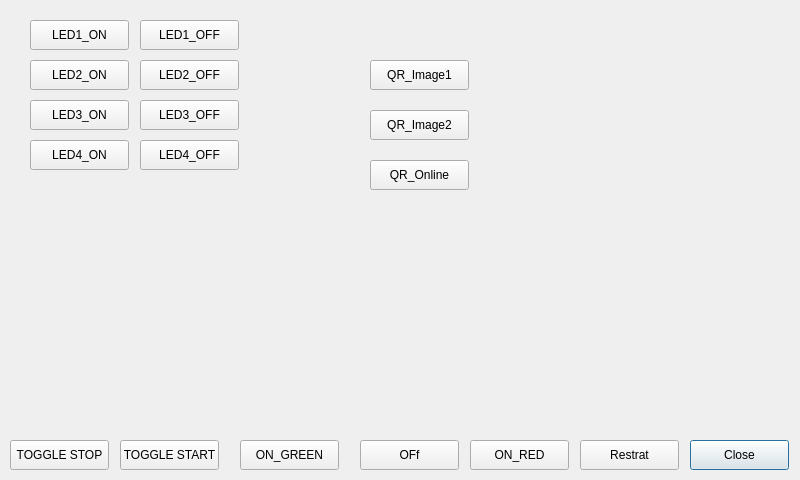
<?xml version="1.0" encoding="UTF-8"?>
<ui version="4.0">
 <class>LandingScreen</class>
 <widget class="QDialog" name="LandingScreen">
  <property name="geometry">
   <rect>
    <x>0</x>
    <y>0</y>
    <width>800</width>
    <height>480</height>
   </rect>
  </property>
  <property name="windowTitle">
   <string>Dialog</string>
  </property>
  <property name="styleSheet">
   <string notr="true">#LandingScreen{
border-image:url(:LandingPage.png);
}</string>
  </property>
  <widget class="QPushButton" name="btnClose">
   <property name="geometry">
    <rect>
     <x>690</x>
     <y>440</y>
     <width>99</width>
     <height>30</height>
    </rect>
   </property>
   <property name="text">
    <string>Close</string>
   </property>
  </widget>
  <widget class="QPushButton" name="btnRestart">
   <property name="geometry">
    <rect>
     <x>580</x>
     <y>440</y>
     <width>99</width>
     <height>30</height>
    </rect>
   </property>
   <property name="text">
    <string>Restrat</string>
   </property>
  </widget>
  <widget class="QPushButton" name="btnToggle">
   <property name="geometry">
    <rect>
     <x>470</x>
     <y>440</y>
     <width>99</width>
     <height>30</height>
    </rect>
   </property>
   <property name="text">
    <string>ON_RED</string>
   </property>
  </widget>
  <widget class="QPushButton" name="btnToggle_2">
   <property name="geometry">
    <rect>
     <x>360</x>
     <y>440</y>
     <width>99</width>
     <height>30</height>
    </rect>
   </property>
   <property name="text">
    <string>OFf</string>
   </property>
  </widget>
  <widget class="QPushButton" name="btnLED1_on">
   <property name="geometry">
    <rect>
     <x>30</x>
     <y>20</y>
     <width>99</width>
     <height>30</height>
    </rect>
   </property>
   <property name="text">
    <string>LED1_ON</string>
   </property>
  </widget>
  <widget class="QPushButton" name="btnLED1_off">
   <property name="geometry">
    <rect>
     <x>140</x>
     <y>20</y>
     <width>99</width>
     <height>30</height>
    </rect>
   </property>
   <property name="text">
    <string>LED1_OFF</string>
   </property>
  </widget>
  <widget class="QPushButton" name="btnLED2_on">
   <property name="geometry">
    <rect>
     <x>30</x>
     <y>60</y>
     <width>99</width>
     <height>30</height>
    </rect>
   </property>
   <property name="text">
    <string>LED2_ON</string>
   </property>
  </widget>
  <widget class="QPushButton" name="btnLED2_off">
   <property name="geometry">
    <rect>
     <x>140</x>
     <y>60</y>
     <width>99</width>
     <height>30</height>
    </rect>
   </property>
   <property name="text">
    <string>LED2_OFF</string>
   </property>
  </widget>
  <widget class="QPushButton" name="btnLED3_on">
   <property name="geometry">
    <rect>
     <x>30</x>
     <y>100</y>
     <width>99</width>
     <height>30</height>
    </rect>
   </property>
   <property name="text">
    <string>LED3_ON</string>
   </property>
  </widget>
  <widget class="QPushButton" name="btnLED3_off">
   <property name="geometry">
    <rect>
     <x>140</x>
     <y>100</y>
     <width>99</width>
     <height>30</height>
    </rect>
   </property>
   <property name="text">
    <string>LED3_OFF</string>
   </property>
  </widget>
  <widget class="QPushButton" name="btnLED4_on">
   <property name="geometry">
    <rect>
     <x>30</x>
     <y>140</y>
     <width>99</width>
     <height>30</height>
    </rect>
   </property>
   <property name="text">
    <string>LED4_ON</string>
   </property>
  </widget>
  <widget class="QPushButton" name="btnLED4_off">
   <property name="geometry">
    <rect>
     <x>140</x>
     <y>140</y>
     <width>99</width>
     <height>30</height>
    </rect>
   </property>
   <property name="text">
    <string>LED4_OFF</string>
   </property>
  </widget>
  <widget class="QPushButton" name="btnToggle_3">
   <property name="geometry">
    <rect>
     <x>240</x>
     <y>440</y>
     <width>99</width>
     <height>30</height>
    </rect>
   </property>
   <property name="text">
    <string>ON_GREEN</string>
   </property>
  </widget>
  <widget class="QPushButton" name="btnToggle_4">
   <property name="geometry">
    <rect>
     <x>120</x>
     <y>440</y>
     <width>99</width>
     <height>30</height>
    </rect>
   </property>
   <property name="text">
    <string>TOGGLE START</string>
   </property>
  </widget>
  <widget class="QPushButton" name="btnToggle_5">
   <property name="geometry">
    <rect>
     <x>10</x>
     <y>440</y>
     <width>99</width>
     <height>30</height>
    </rect>
   </property>
   <property name="text">
    <string>TOGGLE STOP</string>
   </property>
  </widget>
  <widget class="QPushButton" name="btnQRI1">
   <property name="geometry">
    <rect>
     <x>370</x>
     <y>60</y>
     <width>99</width>
     <height>30</height>
    </rect>
   </property>
   <property name="text">
    <string>QR_Image1</string>
   </property>
  </widget>
  <widget class="QPushButton" name="btnQRI2">
   <property name="geometry">
    <rect>
     <x>370</x>
     <y>110</y>
     <width>99</width>
     <height>30</height>
    </rect>
   </property>
   <property name="text">
    <string>QR_Image2</string>
   </property>
  </widget>
  <widget class="QPushButton" name="btnQROnline">
   <property name="geometry">
    <rect>
     <x>370</x>
     <y>160</y>
     <width>99</width>
     <height>30</height>
    </rect>
   </property>
   <property name="text">
    <string>QR_Online</string>
   </property>
  </widget>
 </widget>
 <resources/>
 <connections/>
</ui>
